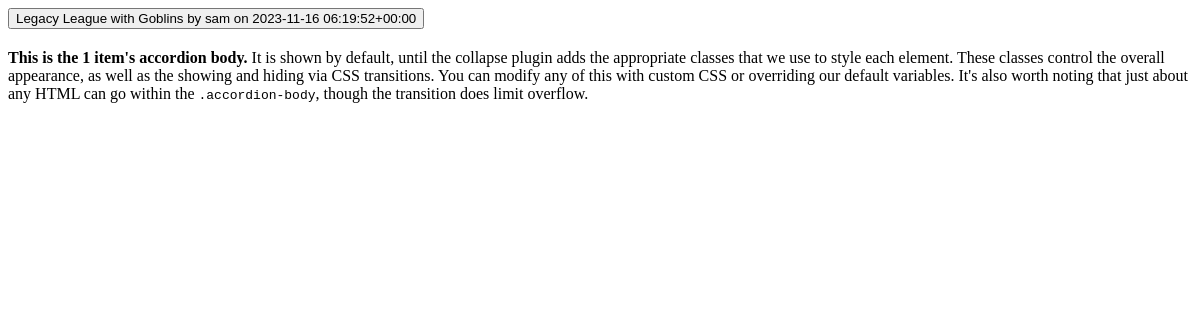
Before: /get_leagues_accordion with the older database file.
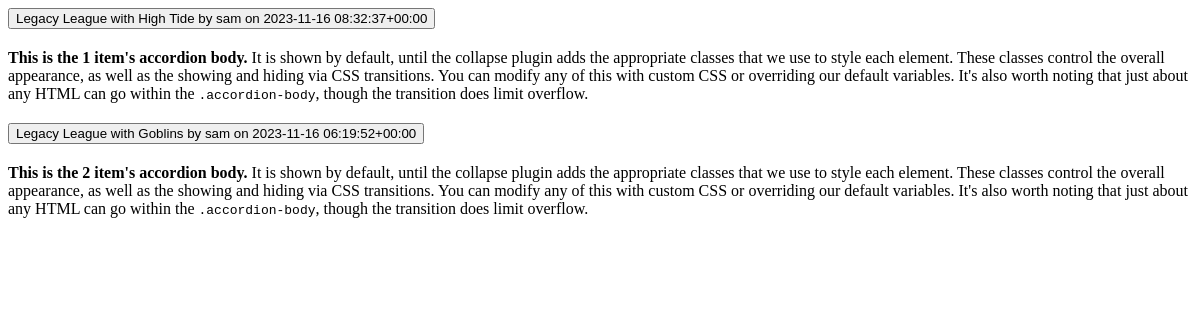
After: the same page with the newer database file.
### base/models.py (models this page shows, shortened)
class League(models.Model):
    mtgFormat = models.ForeignKey(MtgFormat, null=True, on_delete=models.CASCADE, related_name="mformat")
    user = models.ForeignKey(User, null=True, on_delete=models.CASCADE)
    dateCreated = models.DateTimeField(default=timezone.now)
    myDeck = models.ForeignKey(Deck, null=True, on_delete=models.CASCADE, related_name="mydeckname")
    isFinished = models.BooleanField('finished', default=False)
    def __str__(self):
        return f'{self.mtgFormat} League with {self.myDeck} by {self.user} on {self.dateCreated}'

class MtgFormat(models.Model):
    name = models.CharField(max_length=200)
    def __str__(self):
        return self.name

class Deck(models.Model):
    name = models.CharField(verbose_name="deck name", max_length=25)
    mtgFormat = models.ForeignKey(
        MtgFormat, null=True, on_delete=models.CASCADE)
    archetype = models.ForeignKey(
        Archetype, null=True, on_delete=models.CASCADE)
    dateCreated = models.DateTimeField(default=timezone.now)
    def __str__(self):
        return str(self.name)

### base/views.py (the view)
# urls.py: path('get_leagues_accordion', views.get_leagues_accordion, name='get_leagues_accordion'),
def get_leagues_accordion(request):
    leagues_list = League.objects.all().order_by('-dateCreated')
    context = {
        "leagues": leagues_list
    }
    return render(request, 'base/partials/league_accordion.html', context)

### base/templates/base/partials/league_accordion.html (shortened to what this page needs)
<div class="accordion" id="LeagueAccordion">
    {% for league in leagues %}
    <div class="accordion-item">
        <h2 class="accordion-header" id="heading{{ forloop.counter }}">
          <button class="accordion-button collapsed" type="button" data-bs-toggle="collapse" data-bs-target="#collapse{{ forloop.counter }}">
            {{league}}
          </button>
        </h2>
        <div id="collapse{{ forloop.counter }}" class="accordion-collapse collapse" data-bs-parent="#accordionExample">
          <div class="accordion-body">
            <strong>This is the {{ forloop.counter }} item's accordion body.</strong> It is shown by default, until the collapse plugin adds the appropriate classes that we use to style each element. These classes control the overall appearance, as well as the showing and hiding via CSS transitions. You can modify any of this with custom CSS or overriding our default variables. It's also worth noting that just about any HTML can go within the <code>.accordion-body</code>, though the transition does limit overflow.
          </div>
        </div>
    </div>
    {% endfor %}
</div>

Changed rows visible on the page:
added League: mtgFormat+myDeck+user "Legacy League with High Tide by sam on 2023-11-16 08:32:37+00:00"
